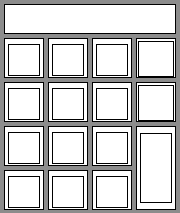
<?xml version="1.0" encoding="UTF-8"?>
<ui version="4.0">
 <class>DlgKeyBoard</class>
 <widget class="QDialog" name="DlgKeyBoard">
  <property name="geometry">
   <rect>
    <x>0</x>
    <y>0</y>
    <width>180</width>
    <height>213</height>
   </rect>
  </property>
  <property name="sizePolicy">
   <sizepolicy hsizetype="Fixed" vsizetype="Fixed">
    <horstretch>0</horstretch>
    <verstretch>0</verstretch>
   </sizepolicy>
  </property>
  <property name="windowTitle">
   <string>Dialog</string>
  </property>
  <property name="styleSheet">
   <string notr="true">background-color: rgb(140, 140, 140);
border-color: qlineargradient(spread:pad, x1:0, y1:0, x2:1, y2:0, stop:0 rgba(0, 0, 0, 255), stop:1 rgba(255, 255, 255, 255));</string>
  </property>
  <widget class="QLineEdit" name="lineEdit">
   <property name="geometry">
    <rect>
     <x>4</x>
     <y>4</y>
     <width>172</width>
     <height>30</height>
    </rect>
   </property>
   <property name="font">
    <font>
     <family>微软雅黑</family>
     <pointsize>12</pointsize>
    </font>
   </property>
   <property name="styleSheet">
    <string notr="true">background-color: rgb(255, 255, 255);
border:1px solid black
</string>
   </property>
  </widget>
  <widget class="QWidget" name="widget" native="true">
   <property name="geometry">
    <rect>
     <x>4</x>
     <y>38</y>
     <width>40</width>
     <height>40</height>
    </rect>
   </property>
   <property name="styleSheet">
    <string notr="true">background-color: rgb(255, 255, 255);
border:1px solid black
</string>
   </property>
   <layout class="QVBoxLayout" name="verticalLayout">
    <property name="leftMargin">
     <number>4</number>
    </property>
    <property name="topMargin">
     <number>4</number>
    </property>
    <item>
     <widget class="QToolButton" name="toolButton_1">
      <property name="minimumSize">
       <size>
        <width>32</width>
        <height>32</height>
       </size>
      </property>
      <property name="styleSheet">
       <string notr="true">QToolButton#toolButton_1
{ 
border-image: url(:/数字1normal.png);
}
QToolButton#toolButton_1:hover
{
border-image: url(:/数字1hover.png);    
}
QToolButton#toolButton_1:pressed
{        
	border-image: url(:/数字1press.png);
}</string>
      </property>
      <property name="text">
       <string/>
      </property>
     </widget>
    </item>
   </layout>
  </widget>
  <widget class="QWidget" name="widget_2" native="true">
   <property name="geometry">
    <rect>
     <x>48</x>
     <y>38</y>
     <width>40</width>
     <height>40</height>
    </rect>
   </property>
   <property name="styleSheet">
    <string notr="true">background-color: rgb(255, 255, 255);
border:1px solid black
</string>
   </property>
   <layout class="QVBoxLayout" name="verticalLayout_2">
    <property name="leftMargin">
     <number>4</number>
    </property>
    <property name="topMargin">
     <number>4</number>
    </property>
    <item>
     <widget class="QToolButton" name="toolButton_2">
      <property name="minimumSize">
       <size>
        <width>32</width>
        <height>32</height>
       </size>
      </property>
      <property name="styleSheet">
       <string notr="true">QToolButton#toolButton_2
{ 
border-image: url(:/数字2normal.png);
}
QToolButton#toolButton_2:hover
{
border-image: url(:/数字2hover.png);    
}
QToolButton#toolButton_2:pressed
{        
	border-image: url(:/数字2press.png);
}</string>
      </property>
      <property name="text">
       <string/>
      </property>
     </widget>
    </item>
   </layout>
  </widget>
  <widget class="QWidget" name="widget_3" native="true">
   <property name="geometry">
    <rect>
     <x>92</x>
     <y>38</y>
     <width>40</width>
     <height>40</height>
    </rect>
   </property>
   <property name="styleSheet">
    <string notr="true">background-color: rgb(255, 255, 255);
border:1px solid black
</string>
   </property>
   <layout class="QVBoxLayout" name="verticalLayout_11">
    <property name="leftMargin">
     <number>4</number>
    </property>
    <property name="topMargin">
     <number>4</number>
    </property>
    <item>
     <widget class="QToolButton" name="toolButton_3">
      <property name="minimumSize">
       <size>
        <width>32</width>
        <height>32</height>
       </size>
      </property>
      <property name="styleSheet">
       <string notr="true">QToolButton#toolButton_3
{ 
border-image: url(:/数字3normal.png);
}
QToolButton#toolButton_3:hover
{
border-image: url(:/数字3hover.png);    
}
QToolButton#toolButton_3:pressed
{        
	border-image: url(:/数字3press.png);
}</string>
      </property>
      <property name="text">
       <string/>
      </property>
     </widget>
    </item>
   </layout>
  </widget>
  <widget class="QWidget" name="widget_4" native="true">
   <property name="geometry">
    <rect>
     <x>4</x>
     <y>82</y>
     <width>40</width>
     <height>40</height>
    </rect>
   </property>
   <property name="styleSheet">
    <string notr="true">background-color: rgb(255, 255, 255);
border:1px solid black
</string>
   </property>
   <layout class="QVBoxLayout" name="verticalLayout_8">
    <property name="leftMargin">
     <number>4</number>
    </property>
    <property name="topMargin">
     <number>4</number>
    </property>
    <item>
     <widget class="QToolButton" name="toolButton_4">
      <property name="minimumSize">
       <size>
        <width>32</width>
        <height>32</height>
       </size>
      </property>
      <property name="styleSheet">
       <string notr="true">QToolButton#toolButton_4
{ 
border-image: url(:/数字4normal.png);
}
QToolButton#toolButton_4:hover
{
border-image: url(:/数字4hover.png);    
}
QToolButton#toolButton_4:pressed
{        
	border-image: url(:/数字4press.png);
}</string>
      </property>
      <property name="text">
       <string/>
      </property>
     </widget>
    </item>
   </layout>
  </widget>
  <widget class="QWidget" name="widget_5" native="true">
   <property name="geometry">
    <rect>
     <x>48</x>
     <y>82</y>
     <width>40</width>
     <height>40</height>
    </rect>
   </property>
   <property name="styleSheet">
    <string notr="true">background-color: rgb(255, 255, 255);
border:1px solid black
</string>
   </property>
   <layout class="QVBoxLayout" name="verticalLayout_9">
    <property name="leftMargin">
     <number>4</number>
    </property>
    <property name="topMargin">
     <number>4</number>
    </property>
    <item>
     <widget class="QToolButton" name="toolButton_5">
      <property name="minimumSize">
       <size>
        <width>32</width>
        <height>32</height>
       </size>
      </property>
      <property name="styleSheet">
       <string notr="true">QToolButton#toolButton_5
{ 
border-image: url(:/数字5normal.png);
}
QToolButton#toolButton_5:hover
{
border-image: url(:/数字5hover.png);    
}
QToolButton#toolButton_1:pressed
{        
	border-image: url(:/数字5press.png);
}</string>
      </property>
      <property name="text">
       <string/>
      </property>
     </widget>
    </item>
   </layout>
  </widget>
  <widget class="QWidget" name="widget_6" native="true">
   <property name="geometry">
    <rect>
     <x>92</x>
     <y>82</y>
     <width>40</width>
     <height>40</height>
    </rect>
   </property>
   <property name="styleSheet">
    <string notr="true">background-color: rgb(255, 255, 255);
border:1px solid black
</string>
   </property>
   <layout class="QVBoxLayout" name="verticalLayout_10">
    <property name="leftMargin">
     <number>4</number>
    </property>
    <property name="topMargin">
     <number>4</number>
    </property>
    <item>
     <widget class="QToolButton" name="toolButton_6">
      <property name="minimumSize">
       <size>
        <width>32</width>
        <height>32</height>
       </size>
      </property>
      <property name="styleSheet">
       <string notr="true">QToolButton#toolButton_6
{ 
border-image: url(:/数字6normal.png);
}
QToolButton#toolButton_6:hover
{
border-image: url(:/数字6hover.png);    
}
QToolButton#toolButton_6:pressed
{        
	border-image: url(:/数字6press.png);
}</string>
      </property>
      <property name="text">
       <string/>
      </property>
     </widget>
    </item>
   </layout>
  </widget>
  <widget class="QWidget" name="widget_7" native="true">
   <property name="geometry">
    <rect>
     <x>4</x>
     <y>126</y>
     <width>40</width>
     <height>40</height>
    </rect>
   </property>
   <property name="styleSheet">
    <string notr="true">background-color: rgb(255, 255, 255);
border:1px solid black
</string>
   </property>
   <layout class="QVBoxLayout" name="verticalLayout_5">
    <property name="leftMargin">
     <number>4</number>
    </property>
    <property name="topMargin">
     <number>4</number>
    </property>
    <item>
     <widget class="QToolButton" name="toolButton_7">
      <property name="minimumSize">
       <size>
        <width>32</width>
        <height>32</height>
       </size>
      </property>
      <property name="styleSheet">
       <string notr="true">QToolButton#toolButton_7
{ 
border-image: url(:/数字7normal.png);
}
QToolButton#toolButton_7:hover
{
border-image: url(:/数字7hover.png);    
}
QToolButton#toolButton_7:pressed
{        
	border-image: url(:/数字7press.png);
}</string>
      </property>
      <property name="text">
       <string/>
      </property>
     </widget>
    </item>
   </layout>
  </widget>
  <widget class="QWidget" name="widget_8" native="true">
   <property name="geometry">
    <rect>
     <x>48</x>
     <y>126</y>
     <width>40</width>
     <height>40</height>
    </rect>
   </property>
   <property name="styleSheet">
    <string notr="true">background-color: rgb(255, 255, 255);
border:1px solid black
</string>
   </property>
   <layout class="QVBoxLayout" name="verticalLayout_6">
    <property name="leftMargin">
     <number>4</number>
    </property>
    <property name="topMargin">
     <number>4</number>
    </property>
    <item>
     <widget class="QToolButton" name="toolButton_8">
      <property name="minimumSize">
       <size>
        <width>32</width>
        <height>32</height>
       </size>
      </property>
      <property name="styleSheet">
       <string notr="true">QToolButton#toolButton_8
{ 
border-image: url(:/数字8normal.png);
}
QToolButton#toolButton_8:hover
{
border-image: url(:/数字8hover.png);    
}
QToolButton#toolButton_8:pressed
{        
	border-image: url(:/数字8press.png);
}</string>
      </property>
      <property name="text">
       <string/>
      </property>
     </widget>
    </item>
   </layout>
  </widget>
  <widget class="QWidget" name="widget_9" native="true">
   <property name="geometry">
    <rect>
     <x>92</x>
     <y>126</y>
     <width>40</width>
     <height>40</height>
    </rect>
   </property>
   <property name="styleSheet">
    <string notr="true">background-color: rgb(255, 255, 255);
border:1px solid black
</string>
   </property>
   <layout class="QVBoxLayout" name="verticalLayout_7">
    <property name="leftMargin">
     <number>4</number>
    </property>
    <property name="topMargin">
     <number>4</number>
    </property>
    <item>
     <widget class="QToolButton" name="toolButton_9">
      <property name="minimumSize">
       <size>
        <width>32</width>
        <height>32</height>
       </size>
      </property>
      <property name="styleSheet">
       <string notr="true">QToolButton#toolButton_9
{ 
border-image: url(:/数字9normal.png);
}
QToolButton#toolButton_9:hover
{
border-image: url(:/数字9hover.png);    
}
QToolButton#toolButton_9:pressed
{        
	border-image: url(:/数字9press.png);
}</string>
      </property>
      <property name="text">
       <string/>
      </property>
     </widget>
    </item>
   </layout>
  </widget>
  <widget class="QWidget" name="widget_10" native="true">
   <property name="geometry">
    <rect>
     <x>48</x>
     <y>170</y>
     <width>40</width>
     <height>40</height>
    </rect>
   </property>
   <property name="styleSheet">
    <string notr="true">background-color: rgb(255, 255, 255);
border:1px solid black
</string>
   </property>
   <layout class="QVBoxLayout" name="verticalLayout_4">
    <property name="leftMargin">
     <number>4</number>
    </property>
    <property name="topMargin">
     <number>4</number>
    </property>
    <item>
     <widget class="QToolButton" name="toolButton_0">
      <property name="minimumSize">
       <size>
        <width>32</width>
        <height>32</height>
       </size>
      </property>
      <property name="styleSheet">
       <string notr="true">QToolButton#toolButton_0
{ 
border-image: url(:/数字0normal.png);
}
QToolButton#toolButton_0:hover
{
border-image: url(:/数字0hover.png);    
}
QToolButton#toolButton_0:pressed
{        
	border-image: url(:/数字0press.png);
}</string>
      </property>
      <property name="text">
       <string/>
      </property>
     </widget>
    </item>
   </layout>
  </widget>
  <widget class="QWidget" name="widget_11" native="true">
   <property name="geometry">
    <rect>
     <x>92</x>
     <y>170</y>
     <width>40</width>
     <height>40</height>
    </rect>
   </property>
   <property name="styleSheet">
    <string notr="true">background-color: rgb(255, 255, 255);
border:1px solid black
</string>
   </property>
   <layout class="QVBoxLayout" name="verticalLayout_3">
    <property name="leftMargin">
     <number>4</number>
    </property>
    <property name="topMargin">
     <number>4</number>
    </property>
    <item>
     <widget class="QToolButton" name="toolButton_pt">
      <property name="minimumSize">
       <size>
        <width>32</width>
        <height>32</height>
       </size>
      </property>
      <property name="styleSheet">
       <string notr="true">QToolButton#toolButton_pt
{ 
	border-image: url(:/小数点normal.png);
}
QToolButton#toolButton_pt:hover
{
	border-image: url(:/小数点hover.png);    
}
QToolButton#toolButton_pt:pressed
{        
	
	border-image: url(:/小数点press.png);
}</string>
      </property>
      <property name="text">
       <string/>
      </property>
     </widget>
    </item>
   </layout>
  </widget>
  <widget class="QWidget" name="widget_12" native="true">
   <property name="geometry">
    <rect>
     <x>136</x>
     <y>126</y>
     <width>40</width>
     <height>84</height>
    </rect>
   </property>
   <property name="styleSheet">
    <string notr="true">background-color: rgb(255, 255, 255);
border:1px solid black
</string>
   </property>
   <layout class="QVBoxLayout" name="verticalLayout_12">
    <property name="leftMargin">
     <number>4</number>
    </property>
    <property name="topMargin">
     <number>2</number>
    </property>
    <item>
     <spacer name="verticalSpacer">
      <property name="orientation">
       <enum>Qt::Vertical</enum>
      </property>
      <property name="sizeHint" stdset="0">
       <size>
        <width>19</width>
        <height>13</height>
       </size>
      </property>
     </spacer>
    </item>
    <item>
     <widget class="QToolButton" name="toolButton_enter">
      <property name="minimumSize">
       <size>
        <width>32</width>
        <height>70</height>
       </size>
      </property>
      <property name="styleSheet">
       <string notr="true">QToolButton#toolButton_enter
{ 
	border-image: url(:/回车normal.png);
}
QToolButton#toolButton_enter:hover
{
	border-image: url(:/回车hover.png);
}
QToolButton#toolButton_enter:pressed
{        
	
	border-image: url(:/回车press.png);
}</string>
      </property>
      <property name="text">
       <string/>
      </property>
     </widget>
    </item>
    <item>
     <spacer name="verticalSpacer_2">
      <property name="orientation">
       <enum>Qt::Vertical</enum>
      </property>
      <property name="sizeHint" stdset="0">
       <size>
        <width>19</width>
        <height>14</height>
       </size>
      </property>
     </spacer>
    </item>
   </layout>
  </widget>
  <widget class="QWidget" name="widget_13" native="true">
   <property name="geometry">
    <rect>
     <x>136</x>
     <y>82</y>
     <width>40</width>
     <height>40</height>
    </rect>
   </property>
   <property name="styleSheet">
    <string notr="true">background-color: rgb(255, 255, 255);
border:1px solid black
</string>
   </property>
   <layout class="QVBoxLayout" name="verticalLayout_13">
    <property name="leftMargin">
     <number>2</number>
    </property>
    <property name="topMargin">
     <number>2</number>
    </property>
    <item>
     <widget class="QToolButton" name="toolButtonBack">
      <property name="minimumSize">
       <size>
        <width>36</width>
        <height>36</height>
       </size>
      </property>
      <property name="styleSheet">
       <string notr="true">QToolButton#toolButtonBack
{ 
	border-image: url(:/退格normal.png);
}
QToolButton#toolButtonBack:hover
{
	border-image: url(:/退格hover.png);
}
QToolButton#toolButtonBack:pressed
{        
	border-image: url(:/退格press.png);
}</string>
      </property>
      <property name="text">
       <string/>
      </property>
     </widget>
    </item>
   </layout>
  </widget>
  <widget class="QWidget" name="widget_14" native="true">
   <property name="geometry">
    <rect>
     <x>136</x>
     <y>38</y>
     <width>40</width>
     <height>40</height>
    </rect>
   </property>
   <property name="styleSheet">
    <string notr="true">background-color: rgb(255, 255, 255);
border:1px solid black
</string>
   </property>
   <layout class="QVBoxLayout" name="verticalLayout_14">
    <property name="leftMargin">
     <number>2</number>
    </property>
    <property name="topMargin">
     <number>2</number>
    </property>
    <item>
     <widget class="QToolButton" name="toolButtonExit">
      <property name="minimumSize">
       <size>
        <width>36</width>
        <height>36</height>
       </size>
      </property>
      <property name="styleSheet">
       <string notr="true">QToolButton#toolButtonExit
{ 
	
	border-image: url(:/退出normal.png);
}
QToolButton#toolButtonExit:hover
{
	border-image: url(:/退出hover.png);
}
QToolButton#toolButtonExit:pressed
{        
	border-image: url(:/退出press.png);
}</string>
      </property>
      <property name="text">
       <string/>
      </property>
     </widget>
    </item>
   </layout>
  </widget>
  <widget class="QWidget" name="widget_15" native="true">
   <property name="geometry">
    <rect>
     <x>4</x>
     <y>170</y>
     <width>40</width>
     <height>40</height>
    </rect>
   </property>
   <property name="styleSheet">
    <string notr="true">background-color: rgb(255, 255, 255);
border:1px solid black
</string>
   </property>
   <layout class="QVBoxLayout" name="verticalLayout_15">
    <property name="leftMargin">
     <number>4</number>
    </property>
    <property name="topMargin">
     <number>4</number>
    </property>
    <item>
     <widget class="QToolButton" name="toolButtonSub">
      <property name="minimumSize">
       <size>
        <width>32</width>
        <height>32</height>
       </size>
      </property>
      <property name="styleSheet">
       <string notr="true">QToolButton#toolButtonSub
{ 
	border-image: url(:/减号normal.png);
}
QToolButton#toolButtonSub:hover
{
border-image: url(:/减号hover.png);    
}
QToolButton#toolButtonSub:pressed
{        
	border-image: url(:/减号press.png);
}</string>
      </property>
      <property name="text">
       <string/>
      </property>
     </widget>
    </item>
   </layout>
  </widget>
 </widget>
 <resources/>
 <connections/>
</ui>
